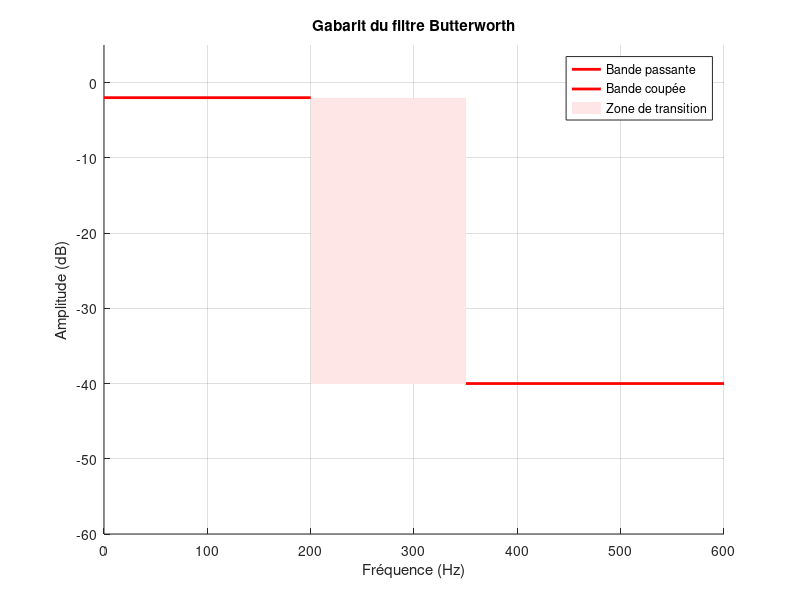

Write the MATLAB code that produced this figure.
figure;
hold on;
grid on;

% Axe des fréquences (0 à 600 Hz)
f = [0 200 350 600];

% Courbe du gabarit théorique
plot([0 200], [-2 -2], 'r', 'LineWidth', 2);       % Bande passante max -2 dB
plot([350 600], [-40 -40], 'r', 'LineWidth', 2);   % Bande coupée min -40 dB

% Zones interdites (entre -2 et -40 dB dans la transition)
fill([200 350 350 200], [-2 -2 -40 -40], [1 0.9 0.9], 'EdgeColor', 'none');  % zone de transition

xlabel('Fréquence (Hz)');
ylabel('Amplitude (dB)');
title('Gabarit du filtre Butterworth');
axis([0 600 -60 5]);

legend('Bande passante', 'Bande coupée', 'Zone de transition');
